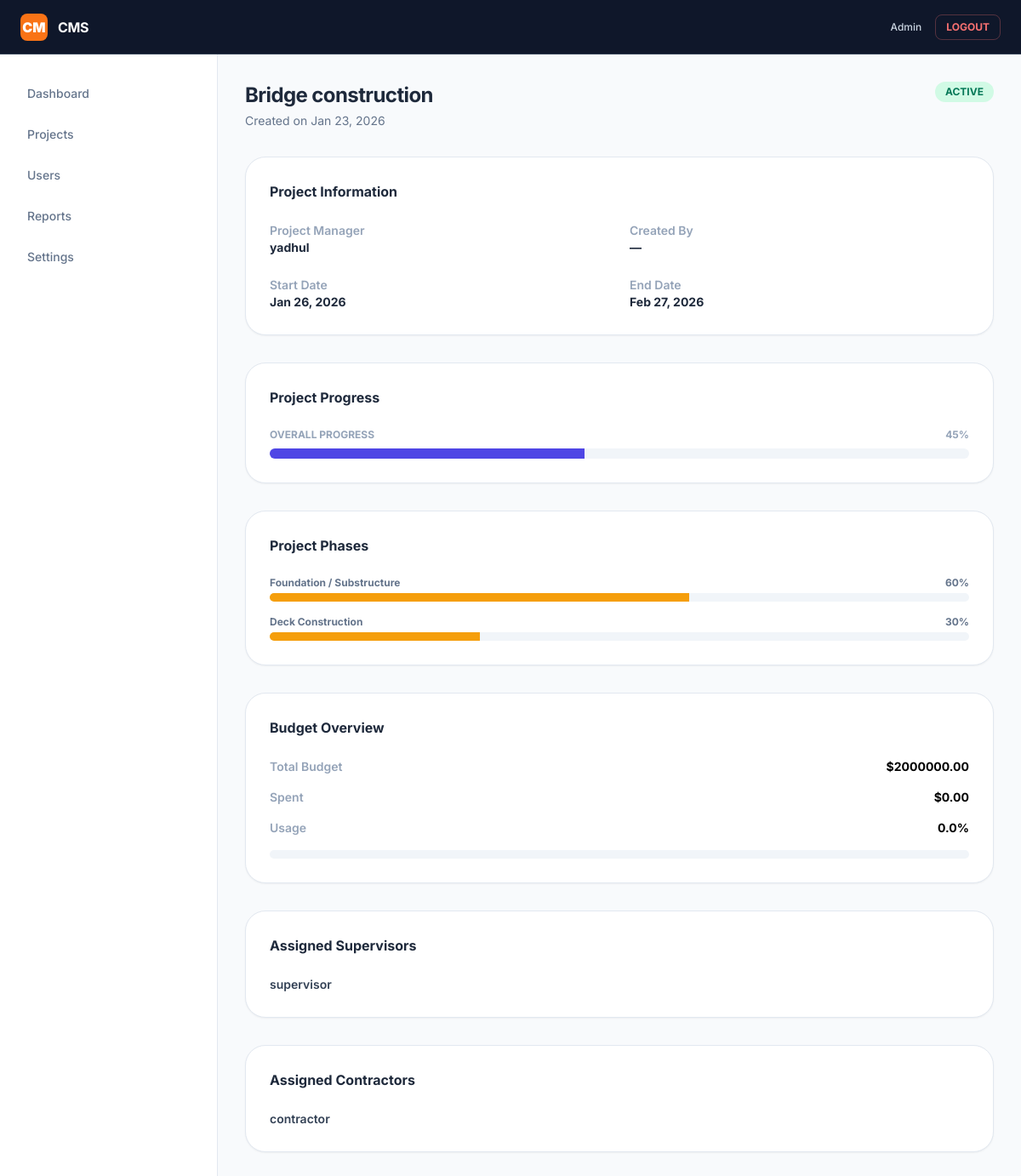
Screenshot of /dashboard/admin-project-detail/1/ (signed in) with the database file from the repository.
### construction/models.py (models this page shows, shortened)
class Project(models.Model):
    name = models.CharField(max_length=200)
    created_by = models.ForeignKey(
        User,
        on_delete=models.SET_NULL,
        null=True,
        related_name='created_projects'
    )
    manager = models.ForeignKey(
        User,
        on_delete=models.PROTECT,
        related_name='managed_projects',
        limit_choices_to={'role__name': 'Project Manager'}
    )
    start_date = models.DateField()
    end_date = models.DateField()
    budget = models.DecimalField(max_digits=15, decimal_places=2)
    is_active = models.BooleanField(default=True)
    created_at = models.DateTimeField(auto_now_add=True)
    @property
    def total_progress(self):
        phases = self.phases.all()
        if not phases.exists():
            return 0
        total = sum(phase.progress for phase in phases)
        return round(total / phases.count())

class ProjectPhase(models.Model):
    project = models.ForeignKey(
        Project,
        on_delete=models.CASCADE,
        related_name='phases'
    )
    phase_name = models.CharField(max_length=100)
    progress = models.PositiveIntegerField(
        default=0,
        validators=[
            MinValueValidator(0),
            MaxValueValidator(100)
        ]
    )
    expected_end = models.DateField()
    actual_end = models.DateField(null=True, blank=True)

class ProjectSupervisor(models.Model):
    project = models.ForeignKey(Project, on_delete=models.CASCADE)
    supervisor = models.ForeignKey(
        User,
        on_delete=models.CASCADE,
        limit_choices_to={'role__name': 'Supervisor'}
    )
    assigned_at = models.DateTimeField(auto_now_add=True)
    class Meta:
        unique_together = ('project', 'supervisor')

### accounts/models.py (models this page shows)
class User(AbstractUser):
    role = models.ForeignKey(
        Role,
        on_delete=models.PROTECT,
        null=True,
        blank=True
    )
    created_by = models.ForeignKey(
        'self',
        null=True,
        blank=True,
        on_delete=models.SET_NULL,
        related_name='created_users'
    )
    created_at = models.DateTimeField(auto_now_add=True)

### contractors/models.py (models this page shows)
class ProjectContractor(models.Model):
    project = models.ForeignKey(Project, on_delete=models.CASCADE)
    contractor = models.ForeignKey(
        User,
        on_delete=models.CASCADE,
        limit_choices_to={'role__name': 'Contractor'}
    )
    assigned_at = models.DateTimeField(auto_now_add=True)
    class Meta:
        unique_together = ('project', 'contractor')

### dashboard/views.py (the view)
# urls.py: path('admin-project-detail/<int:project_id>/',views.admin_project_detail,name="admin_project_detail")
@login_required
@user_passes_test(is_admin)
def admin_project_detail(request, project_id):
    project = get_object_or_404(Project, pk=project_id)
    spent_budget = Invoice.objects.filter(
        project=project,
        status__in=['APPROVED', 'PAID']
    ).aggregate(total=models.Sum('amount'))['total'] or 0
    if project.budget:
        budget_percent = round(float(spent_budget) / float(project.budget) * 100, 2)
    else:
        budget_percent = 0
    context = {
        'project': project,
        'spent_budget': spent_budget,
        'budget_percent': budget_percent,
    }
    return render(request, 'dashboard/admin/admin_proj_detail.html', context)

### dashboard/views.py (called while the page is built)
def is_admin(user):
    return user.role and user.role.name == 'Admin'

### dashboard/templates/dashboard/admin/admin_proj_detail.html (shortened to what this page needs)
{% extends "dashboard/admin/dashboard.html" %}
{% block content %}
<div class="mb-8 flex justify-between items-start">
    <div>
        <h2 class="text-2xl font-bold text-slate-800 tracking-tight">
            {{ project.name }}
        </h2>
        <p class="text-sm text-slate-500 mt-1">
            Created on {{ project.created_at|date:"M d, Y" }}
        </p>
    </div>
    <span class="px-3 py-1 rounded-full text-xs font-bold uppercase
        {% if project.is_active %}
            bg-emerald-100 text-emerald-700
        {% else %}
            bg-slate-200 text-slate-600
        {% endif %}
    ">
        {% if project.is_active %}Active{% else %}Inactive{% endif %}
    </span>
</div>
<div class="grid grid-cols-1 xl:grid-cols-3 gap-8">
    <div class="xl:col-span-2 space-y-8">
        <div class="bg-white border border-slate-200 rounded-3xl p-7 shadow-sm">
            <h4 class="font-bold text-slate-800 mb-6">Project Information</h4>
            <div class="grid grid-cols-1 md:grid-cols-2 gap-6 text-sm">
                <div>
                    <p class="text-slate-400 font-semibold">Project Manager</p>
                    <p class="font-bold text-slate-800">
                        {{ project.manager.get_full_name|default:project.manager.username }}
                    </p>
                </div>
                <div>
                    <p class="text-slate-400 font-semibold">Created By</p>
                    <p class="font-bold text-slate-800">
                        {{ project.created_by.get_full_name|default:"—" }}
                    </p>
                </div>
                <div>
                    <p class="text-slate-400 font-semibold">Start Date</p>
                    <p class="font-bold text-slate-800">
                        {{ project.start_date|date:"M d, Y" }}
                    </p>
                </div>
                <div>
                    <p class="text-slate-400 font-semibold">End Date</p>
                    <p class="font-bold text-slate-800">
                        {{ project.end_date|date:"M d, Y" }}
                    </p>
                </div>
            </div>
        </div>
        <div class="bg-white border border-slate-200 rounded-3xl p-7 shadow-sm">
            <h4 class="font-bold text-slate-800 mb-6">Project Progress</h4>
            <div class="flex justify-between text-xs font-bold uppercase text-slate-400 mb-2">
                <span>Overall Progress</span>
                <span>{{ project.total_progress }}%</span>
            </div>
            <div class="h-3 bg-slate-100 rounded-full overflow-hidden">
                <div class="h-full bg-indigo-600"
                     style="width: {{ project.total_progress }}%">
                </div>
            </div>
        </div>
        <div class="bg-white border border-slate-200 rounded-3xl p-7 shadow-sm">
            <h4 class="font-bold text-slate-800 mb-6">Project Phases</h4>
            <div class="space-y-4">
                {% for phase in project.phases.all %}
                <div>
                    <div class="flex justify-between text-xs font-bold text-slate-500 mb-1">
                        <span>{{ phase.phase_name }}</span>
                        <span>{{ phase.progress }}%</span>
                    </div>
                    <div class="h-2.5 bg-slate-100 rounded-full overflow-hidden">
                        <div class="h-full
                            {% if phase.progress == 100 %}
                                bg-emerald-500
                            {% elif phase.progress > 0 %}
                                bg-amber-500
                            {% else %}
                                bg-slate-400
                            {% endif %}"
                        style="width: {{ phase.progress }}%">
                        </div>
                    </div>
                </div>
                {% empty %}
                <p class="text-sm text-slate-400">No phases added.</p>
                {% endfor %}
            </div>
        </div>
    </div>
    <div class="space-y-8">
        <div class="bg-white border border-slate-200 rounded-3xl p-7 shadow-sm">
            <h4 class="font-bold text-slate-800 mb-6">Budget Overview</h4>
            <div class="space-y-4 text-sm">
                <div class="flex justify-between">
                    <span class="text-slate-400 font-semibold">Total Budget</span>
                    <span class="font-bold">${{ project.budget|floatformat:2 }}</span>
                </div>
                <div class="flex justify-between">
                    <span class="text-slate-400 font-semibold">Spent</span>
                    <span class="font-bold">${{ spent_budget|floatformat:2 }}</span>
                </div>
                <div class="flex justify-between">
                    <span class="text-slate-400 font-semibold">Usage</span>
                    <span class="font-bold">{{ budget_percent }}%</span>
                </div>
                <div class="h-2.5 bg-slate-100 rounded-full overflow-hidden">
                </div>
            </div>
        </div>
        <div class="bg-white border border-slate-200 rounded-3xl p-7 shadow-sm">
            <h4 class="font-bold text-slate-800 mb-6">Assigned Supervisors</h4>
            <ul class="space-y-2 text-sm">
                {% for ps in project.projectsupervisor_set.all %}
                <li class="font-semibold text-slate-700">
                    {{ ps.supervisor.get_full_name|default:ps.supervisor.username }}
                </li>
                {% empty %}
                <li class="text-slate-400">No supervisors assigned.</li>
                {% endfor %}
            </ul>
        </div>
        <div class="bg-white border border-slate-200 rounded-3xl p-7 shadow-sm">
            <h4 class="font-bold text-slate-800 mb-6">Assigned Contractors</h4>
            <ul class="space-y-2 text-sm">
                {% for pc in project.projectcontractor_set.all %}
                <li class="font-semibold text-slate-700">
                    {{ pc.contractor.get_full_name|default:pc.contractor.username }}
                </li>
                {% empty %}
                <li class="text-slate-400">No contractors assigned.</li>
                {% endfor %}
            </ul>
        </div>
    </div>
</div>
{% endblock %}

### dashboard/templates/dashboard/admin/dashboard.html (style rules this page uses)
body { font-family: "Inter", sans-serif; }

### rows the page displays
Project: name "Bridge construction", created_at "Jan 23, 2026", manager.get_full_name "yadhul", created_by.get_full_name "—", start_date "Jan 26, 2026", end_date "Feb 27, 2026", total_progress "45", budget "2000000.00"
ProjectPhase: phase_name "Foundation / Substructure", progress "60"
ProjectPhase: phase_name "Deck Construction", progress "30"
ProjectSupervisor: supervisor.get_full_name "supervisor"
ProjectContractor: contractor.get_full_name "contractor"

### other values shown
{{ spent_budget|floatformat:2 }} "0.00"
{{ budget_percent }} "0.0"
